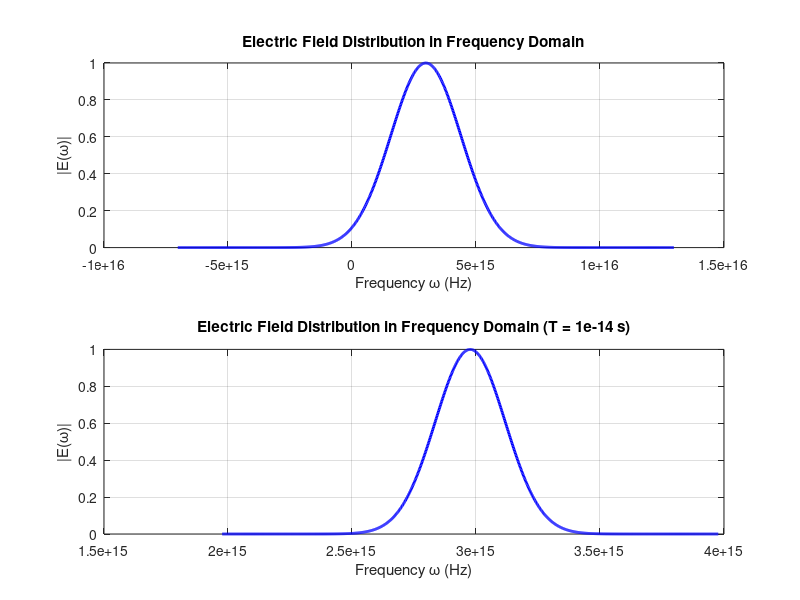
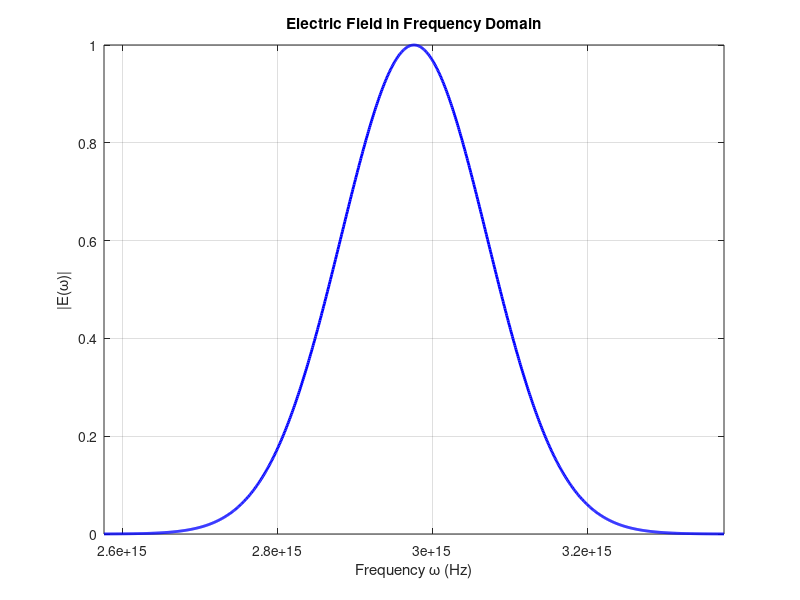
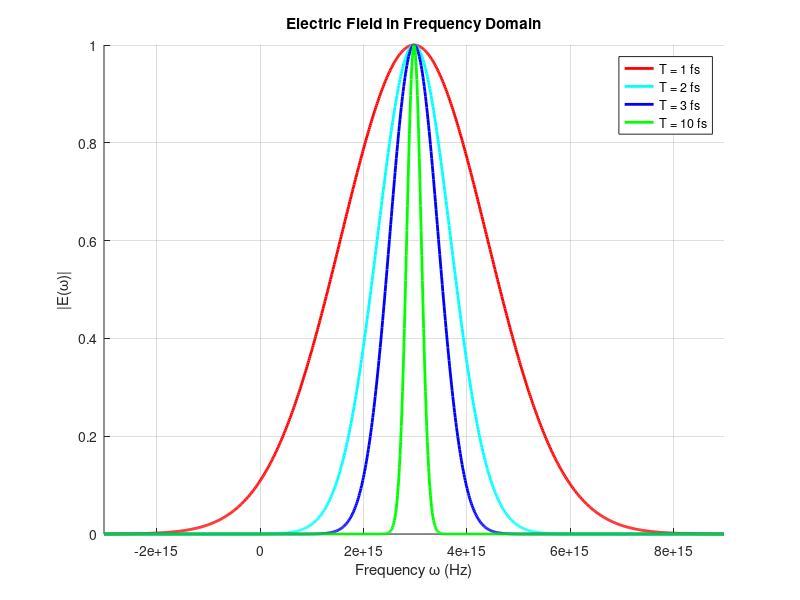

Recreate these plots in MATLAB, in order.
% Clear environment
clear; clc; close all;

% Set parameters
E0 = 1;                        % Amplitude
w0 = 2.9767e15;                % Central angular frequency (Hz)
T = 1e-15;                     % Time width (s)
Omega = 2/T;                   % Corresponding frequency bandwidth (Hz)

% Define frequency range
w = linspace(w0 - 5*Omega, w0 + 5*Omega, 1000); 

% Compute the electric field in the frequency domain
E_w = E0 * exp(-((w - w0).^2) / Omega^2);

% Compute the electric field in the time domain using Fourier Transform
t = linspace(-5*T, 5*T, 1000); % Time range
E_t = ifftshift(ifft(E_w));    % Inverse Fourier Transform

% Plot frequency domain electric field
figure;
subplot(2,1,1);
plot(w, abs(E_w), 'b', 'LineWidth', 2);
xlabel('Frequency \omega (Hz)');
ylabel('|{E}(\omega)|');
title('Electric Field Distribution in Frequency Domain');
grid on;

% Plot time domain electric field
subplot(2,1,2);
plot(t, abs(E_t), 'r', 'LineWidth', 2);
xlabel('Time t (s)');
ylabel('|E(t)|');
title('Electric Field Distribution in Time Domain');
grid on;
%%

% Clear environment
clear; clc; close all;

% Set parameters
E0 = 1;                        % Amplitude
w0 = 2.9767e15;                % Central angular frequency (Hz)
T = 10e-15;                     % Time width (s)
Omega = 2/T;                   % Corresponding frequency bandwidth (Hz)

% Define frequency range
w = linspace(w0 - 5*Omega, w0 + 5*Omega, 1000); 

% Compute the electric field in the frequency domain
E_w = E0 * exp(-((w - w0).^2) / Omega^2);

% Compute the electric field in the time domain using Fourier Transform
t = linspace(-5*T, 5*T, 1000); % Time range
E_t = ifftshift(ifft(E_w));    % Inverse Fourier Transform

% Plot frequency domain electric field
figure(1);
plot(w, abs(E_w), 'b', 'LineWidth', 2);
xlabel('Frequency \omega (Hz)');
ylabel('|{E}(\omega)|');
title(['Electric Field Distribution in Frequency Domain (T = ' num2str(T) ' s)']);
grid on;

%%
% 清理环境
clear; clc; close all;

% 设定参数
E0 = 1;                        % 振幅
w0 = 2.9767e15;                % 中心角频率 (Hz)
T = 15e-15;                     % 时间宽度 (s)
Omega = 2/T;                   % 频率带宽 (Hz)
sigma = Omega / sqrt(2);       % 高斯分布的标准差

% 定义频率范围
w = linspace(w0 - 3*Omega, w0 + 3*Omega, 1000); 

% 计算频谱中的电场分布（修正后的高斯分布）
E_w = E0 * exp(-((w - w0).^2) / (2*sigma^2));

% 计算时间域电场（使用傅里叶变换）
t = linspace(-5*T, 5*T, 1000); % 时间范围
E_t = fftshift(ifft(ifftshift(E_w))); % 逆傅里叶变换并对齐中心

% 画出频域电场
figure;

plot(w, abs(E_w), 'b', 'LineWidth', 2);
xlabel('Frequency \omega (Hz)');
ylabel('|{E}(\omega)|');
title('Electric Field in Frequency Domain');
grid on;
xlim([w0 - 3*Omega, w0 + 3*Omega]); % 保证w0为中心

%%
% 设定参数
E0 = 1;                        % 振幅
w0 = 2.9767e15;                % 中心角频率 (Hz)
T_values = [1e-15, 2e-15, 3e-15, 10e-15];  % 不同的时间宽度值

colors = ['r', 'c','b', 'g'];  % 颜色定义
figure;

% 频率范围
w_min = w0 - 3 * max(2 ./ T_values);
w_max = w0 + 3 * max(2 ./ T_values);
w = linspace(w_min, w_max, 1000);

% 频域电场

hold on;
for i = 1:length(T_values)
    T = T_values(i);
    Omega = 2 / T;
   
    % 计算频谱中的电场分布（修正后的高斯分布）
    E_w = E0 * exp(-((w - w0).^2) / (1 * Omega^2));

    plot(w, abs(E_w), 'Color', colors(i), 'LineWidth', 2, 'DisplayName', ['T = ', num2str(T*1e15), ' fs']);
end

xlabel('Frequency \omega (Hz)');
ylabel('|{E}(\omega)|');
title('Electric Field in Frequency Domain');
legend show;
grid on;
xlim([w_min, w_max]);
hold off;

% 时间范围
t = linspace(-5 * max(T_values), 5 * max(T_values), 1000);
